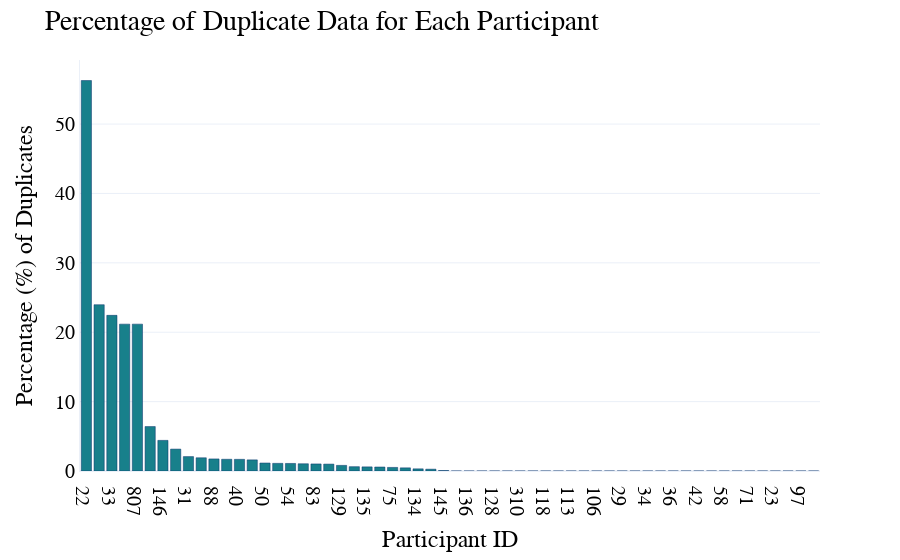

The notebook cell this image was saved under:
### Code cell
import plotly.io as pio

pio.templates.default = "plotly_white"
fig2=px.bar(df_duplicate_pid_sorted,
            x=df_duplicate_pid_str.tolist(),
            y=df_duplicate_pid_sorted["percentage_duplicates"])
fig2.update_yaxes(showline=True,title_text="Percentage (%) of Duplicates", row=1, col=1)
fig2.update_xaxes(showline=True,title_text="Participant ID",row=1, col=1) #  tickangle=35,tickvals=df.index,showticklabels=True
fig2.update_traces(marker_color='rgb(24, 128, 139)', marker_line_color='rgb(8,48,107)')
fig2.update_layout(font=dict(
        family="IBM Plex San",
        size=20,
        color="black"
    ),
                title={
                    'text': "Percentage of Duplicate Data for Each Participant",
#                     'y':0.9,
#                     'x':0.5,
#                     'xanchor': 'center',
#                     'yanchor': 'top'
                }
    )

fig2.show()

### Figure 1 — Plotly figure (JSON) as saved in the notebook; plotly's stock layout.template omitted (floating-point values rounded to 4 significant figures)
{"data": [{"alignmentgroup": "True", "hovertemplate": "x=%{x}<br>percentage_duplicates=%{y}<extra></extra>", "legendgroup": "", "marker": {"color": "rgb(24, 128, 139)", "line": {"color": "rgb(8,48,107)"}, "pattern": {"shape": ""}}, "name": "", "offsetgroup": "", "orientation": "v", "showlegend": false, "textposition": "auto", "type": "bar", "x": ["22", "25", "33", "80", "807", "103", "146", "139", "31", "53", "88", "44", "40", "56", "50", "90", "54", "24", "83", "26", "129", "52", "135", "51", "75", "74", "134", "419", "145", "131", "136", "111", "128", "148", "310", "584", "118", "727", "113", "27", "106", "104", "29", "30", "34", "35", "36", "38", "42", "45", "58", "68", "71", "72", "23", "28", "97", "78"], "xaxis": "x", "y": [56.27, 23.97, 22.43, 21.17, 21.17, 6.407, 4.413, 3.156, 2.076, 1.905, 1.739, 1.689, 1.68, 1.604, 1.148, 1.102, 1.09, 1.045, 1.017, 0.995, 0.8105, 0.623, 0.5947, 0.5749, 0.5159, 0.4551, 0.3118, 0.2622, 0.06774, 0.0004642, 0, 0, 0, 0, 0, 0, 0, 0, 0, 0, 0, 0, 0, 0, 0, 0, 0, 0, 0, 0, 0, 0, 0, 0, 0, 0, 0, 0], "yaxis": "y"}], "layout": {"barmode": "relative", "font": {"color": "black", "family": "IBM Plex San", "size": 20}, "legend": {"tracegroupgap": 0}, "margin": {"t": 60}, "title": {"text": "Percentage of Duplicate Data for Each Participant"}, "xaxis": {"anchor": "y", "domain": [0, 1], "showline": true, "title": {"text": "Participant ID"}}, "yaxis": {"anchor": "x", "domain": [0, 1], "showline": true, "title": {"text": "Percentage (%) of Duplicates"}}}}
